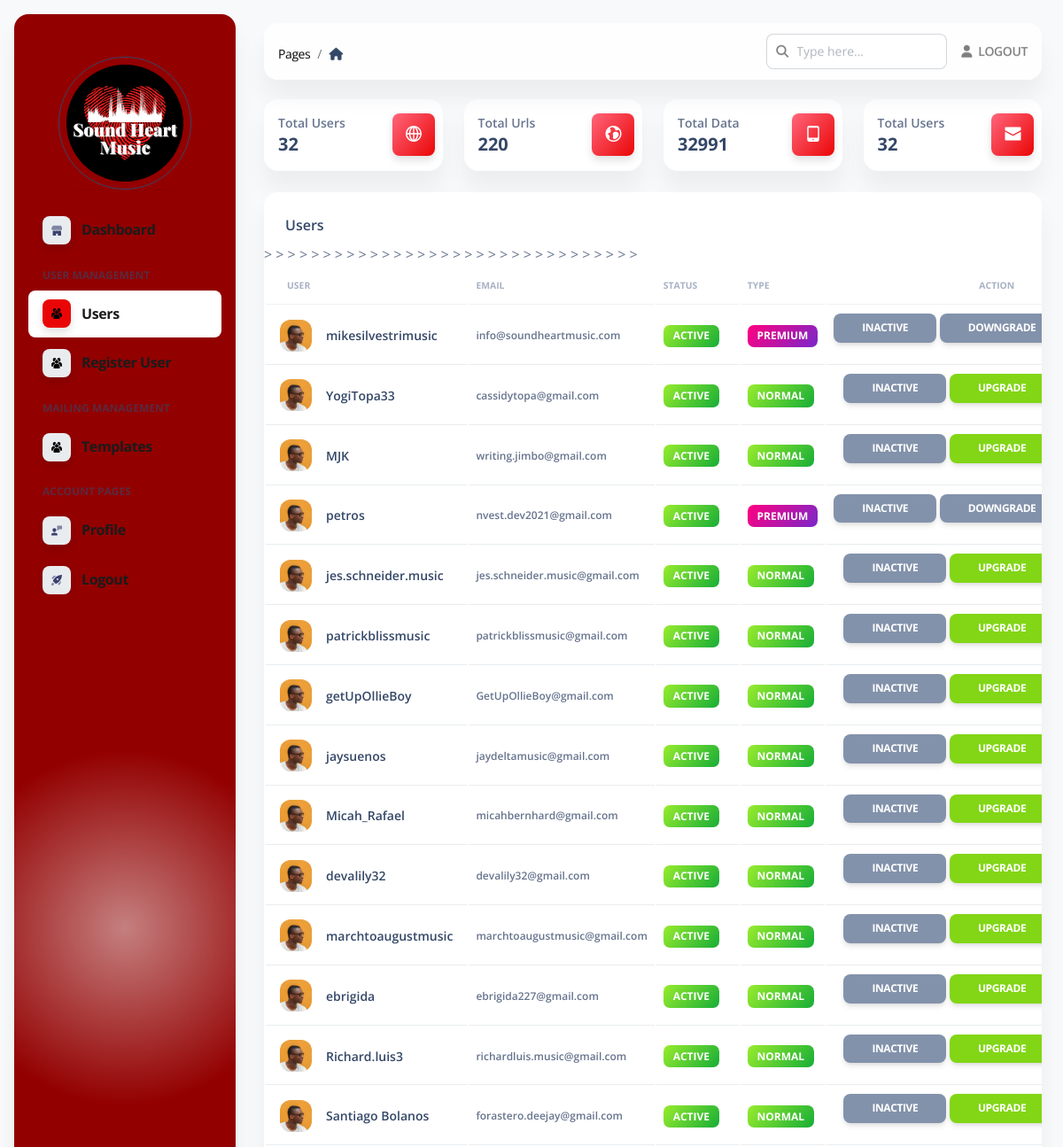
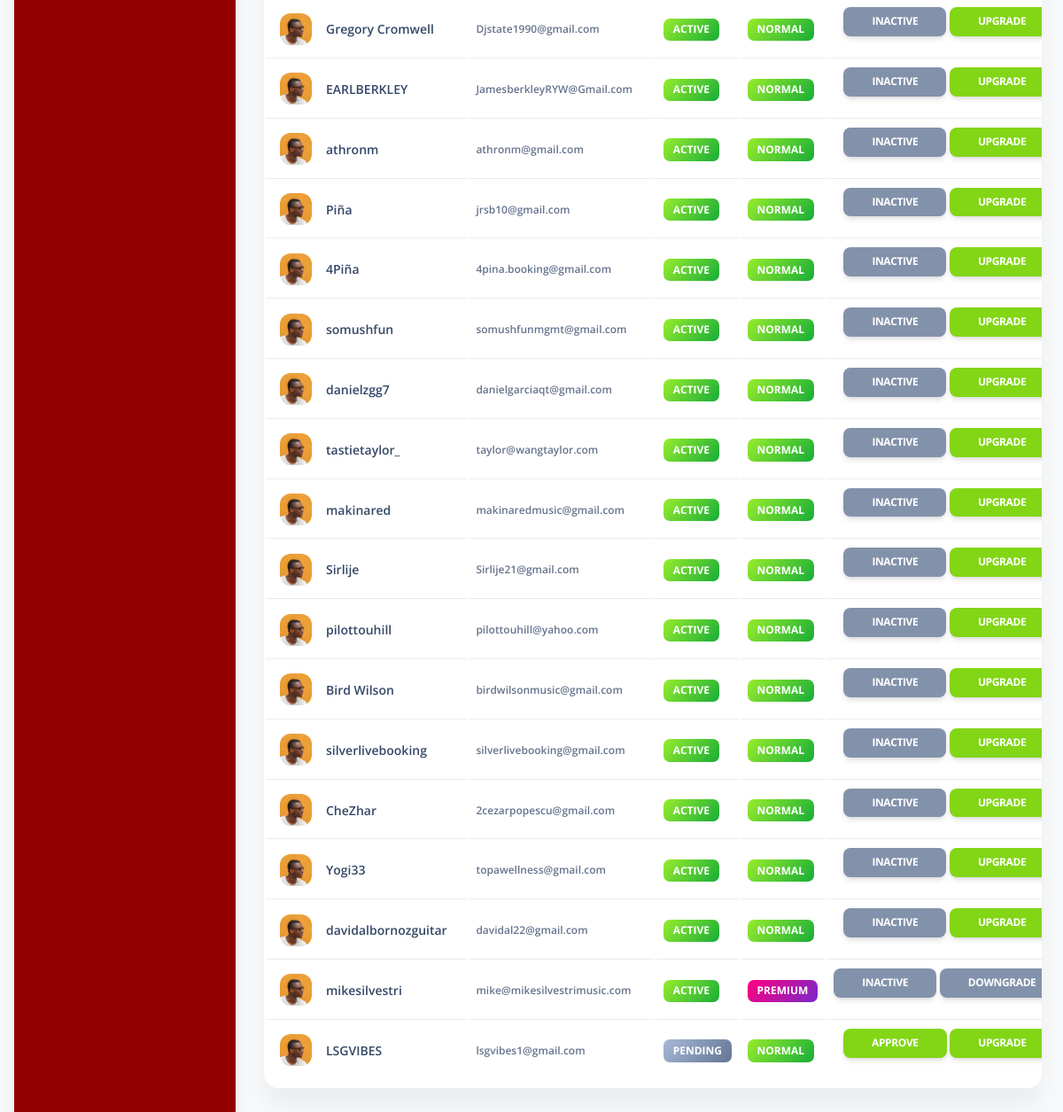
/admin/users (signed in), run on the app's committed database (2 pictures, top to bottom).
### apps/authentication/models.py (models this page shows, shortened)
class Users(db.Model, UserMixin):
    __tablename__ = 'Users'
    id            = db.Column(db.Integer, primary_key=True)
    username      = db.Column(db.String(255), unique=True, nullable=False)
    email         = db.Column(db.String(255), unique=True,  index=True)
    password      = db.Column(db.String(255))
    role          = db.Column(db.String(64), nullable=False, default='user')
    oauth_github  = db.Column(db.String(100), nullable=True)
    nylas_access_token = db.Column(db.String(32))
    api_token     = db.Column(db.String(100))
    api_token_ts  = db.Column(db.Integer)
    state         = db.Column(db.String(10))
    password_reset_token = db.Column(db.String(128))

### apps/home/routes.py (the view)
@blueprint.route('/admin/users', methods=['POST', 'GET'])
@login_required
@role_required('admin')
def admin_users():
    page_data = get_admin_data()
    users = Users.query.filter(Users.role != "admin").all()
    return render_template("home/admin_users.html",
                           segment='users', API_GENERATOR=len(API_GENERATOR),
                           page_data=page_data,
                           users=users
                           )

### apps/templates/home/admin_users.html (shortened to what this page needs)
{% extends 'layouts/admin.html' %}
{% block content %}
    <div class="container-fluid py-4">
        <div class="row">
            <div class="col-xl-3 col-sm-6 mb-xl-0 mb-4">
                <div class="card">
                    <div class="card-body p-3">
                        <div class="row">
                            <div class="col-8">
                                <div class="numbers">
                                    <p class="text-sm mb-0 text-capitalize font-weight-bold">Total Users</p>
                                    <h5 class="font-weight-bolder mb-0">
                                        {{ page_data['total_users'] }}
                                    </h5>
                                </div>
                            </div>
                            <div class="col-4 text-end">
                                <div class="icon icon-shape bg-gradient-danger shadow text-center border-radius-md">
                                    <i class="ni ni-world-2 text-lg opacity-10" aria-hidden="true"></i>
                                </div>
                            </div>
                        </div>
                    </div>
                </div>
            </div>
            <div class="col-xl-3 col-sm-6 mb-xl-0 mb-4">
                <div class="card">
                    <div class="card-body p-3">
                        <div class="row">
                            <div class="col-8">
                                <div class="numbers">
                                    <p class="text-sm mb-0 text-capitalize font-weight-bold">Total Urls</p>
                                    <h5 class="font-weight-bolder mb-0">
                                        {{ page_data['total_filters'] }}
                                    </h5>
                                </div>
                            </div>
                            <div class="col-4 text-end">
                                <div class="icon icon-shape bg-gradient-danger shadow text-center border-radius-md">
                                    <i class="ni ni-world text-lg opacity-10" aria-hidden="true"></i>
                                </div>
                            </div>
                        </div>
                    </div>
                </div>
            </div>
            <div class="col-xl-3 col-sm-6 mb-xl-0 mb-4">
                <div class="card">
                    <div class="card-body p-3">
                        <div class="row">
                            <div class="col-8">
                                <div class="numbers">
                                    <p class="text-sm mb-0 text-capitalize font-weight-bold">Total Data</p>
                                    <h5 class="font-weight-bolder mb-0">
                                        {{ page_data['services'] }}
                                    </h5>
                                </div>
                            </div>
                            <div class="col-4 text-end">
                                <div class="icon icon-shape bg-gradient-danger shadow text-center border-radius-md">
                                    <i class="ni ni-mobile-button text-lg opacity-10" aria-hidden="true"></i>
                                </div>
                            </div>
                        </div>
                    </div>
                </div>
            </div>
            <div class="col-xl-3 col-sm-6">
                <div class="card">
                    <div class="card-body p-3">
                        <div class="row">
                            <div class="col-8">
                                <div class="numbers">
                                    <p class="text-sm mb-0 text-capitalize font-weight-bold">Total Users</p>
                                    <h5 class="font-weight-bolder mb-0">
                                        {{ page_data['total_users'] }}
                                    </h5>
                                </div>
                            </div>
                            <div class="col-4 text-end">
                                <div class="icon icon-shape bg-gradient-danger shadow text-center border-radius-md">
                                    <i class="ni ni-email-83 text-lg opacity-10" aria-hidden="true"></i>
                                </div>
                            </div>
                        </div>
                    </div>
                </div>
            </div>
        </div>
        <div class="row py-4">
            <div class="col-12">
                <div class="card mb-4">
                    <div class="card-header pb-0">
                        <h6>Users</h6>
                    </div>
                    <div class="card-body px-0 pt-0 pb-2">
                        <div class="table-responsive p-0">
                            {% if users %}
                                <table class="table align-items-center mb-0">
                                    <thead>
                                    <tr>
                                        <th class="text-uppercase text-secondary text-xxs font-weight-bolder opacity-7">
                                            User
                                        </th>
                                        <th class="text-uppercase text-secondary text-xxs font-weight-bolder opacity-7 ps-2">
                                            Email
                                        </th>
                                        <th class="text-uppercase text-secondary text-xxs font-weight-bolder opacity-7 ps-2">
                                            Status
                                        </th>
                                        <th class="text-uppercase text-secondary text-xxs font-weight-bolder opacity-7 ps-2">
                                            Type
                                        </th>
                                        <th class="text-center text-uppercase text-secondary text-xxs font-weight-bolder opacity-7">
                                            Action
                                        </th>
                                    </tr>
                                    </thead>
                                    <tbody>
                                    {% for user in users %}
                                        <tr>
                                            <td>
                                                <div class="d-flex px-2 py-1">
                                                    <div>
                                                        <img src="{{ config.ASSETS_ROOT }}/img/team-2.jpg"
                                                             class="avatar avatar-sm me-3" alt="user1">
                                                    </div>
                                                    <div class="d-flex flex-column justify-content-center">
                                                        <h6 class="mb-0 text-sm">{{ user.username }}</h6>
                                                    </div>
                                                </div>
                                            </td>
                                            <td>
                                                <p class="text-xs font-weight-bold mb-0">{{ user.email }}</p>
                                            </td>
                                            <td>
                                                {% if user.state == 'pending' %}
                                                    <span class="badge badge-sm bg-gradient-secondary">Pending</span>
                                                {% else %}
                                                    <span class="badge badge-sm bg-gradient-success">Active</span>
                                                {% endif %}
                                            </td>>
                                            <td>
                                                {% if user.role == 'user' %}
                                                    <span class="badge badge-sm bg-gradient-success">Normal</span>
                                                {% else %}
                                                    <span class="badge badge-sm bg-gradient-primary">Premium</span>
                                                {% endif %}
                                            </td>
                                            <td class="align-middle text-center text-sm">
                                                {% if user.state == 'pending' %}
                                                    <a href="/admin/users/approve/{{ user.id }}" class="btn btn-sm btn-success">Approve</a>
                                                {% else %}
                                                    <a href="/admin/users/inactive/{{ user.id }}" class="btn btn-sm btn-secondary">Inactive</a>
                                                {% endif %}
                                                {% if user.role == 'user' %}
                                                    <a href="/admin/users/upgrade/{{ user.id }}" class="btn btn-sm btn-success ">Upgrade</a>
                                                {% else %}
                                                    <a href="/admin/users/downgrade/{{ user.id }}" class="btn btn-sm btn-secondary">Downgrade</a>
                                                {% endif %}
                                            </td>
                                        </tr>
                                    {% endfor %}
                                    </tbody>
                                </table>
                            {% endif %}
                        </div>
                    </div>
                </div>
            </div>
        </div>
    </div>
{% endblock content %}

### data on the page
Users: username "mikesilvestrimusic", email "info@soundheartmusic.com", state "ACTIVE", role "PREMIUM"
Users: username "YogiTopa33", email "cassidytopa@gmail.com", state "ACTIVE", role "NORMAL"
Users: username "MJK", email "writing.jimbo@gmail.com", state "ACTIVE", role "NORMAL"
Users: username "petros", email "nvest.dev2021@gmail.com", state "ACTIVE", role "PREMIUM"
Users: username "jes.schneider.music", email "jes.schneider.music@gmail.com", state "ACTIVE", role "NORMAL"
Users: username "patrickblissmusic", email "patrickblissmusic@gmail.com", state "ACTIVE", role "NORMAL"
Users: username "getUpOllieBoy", email "GetUpOllieBoy@gmail.com", state "ACTIVE", role "NORMAL"
Users: username "jaysuenos", email "jaydeltamusic@gmail.com", state "ACTIVE", role "NORMAL"
Users: username "Micah_Rafael", email "micahbernhard@gmail.com", state "ACTIVE", role "NORMAL"
Users: username "devalily32", email "devalily32@gmail.com", state "ACTIVE", role "NORMAL"
Users: username "marchtoaugustmusic", email "marchtoaugustmusic@gmail.com", state "ACTIVE", role "NORMAL"
Users: username "ebrigida", email "ebrigida227@gmail.com", state "ACTIVE", role "NORMAL"
Users: username "Richard.luis3", email "richardluis.music@gmail.com", state "ACTIVE", role "NORMAL"
Users: username "Santiago Bolanos", email "forastero.deejay@gmail.com", state "ACTIVE", role "NORMAL"
Users: username "Gregory Cromwell", email "Djstate1990@gmail.com", state "ACTIVE", role "NORMAL"
Users: username "EARLBERKLEY", email "JamesberkleyRYW@Gmail.com", state "ACTIVE", role "NORMAL"
Users: username "athronm", email "athronm@gmail.com", state "ACTIVE", role "NORMAL"
Users: username "Piña", email "jrsb10@gmail.com", state "ACTIVE", role "NORMAL"
Users: username "4Piña", email "4pina.booking@gmail.com", state "ACTIVE", role "NORMAL"
Users: username "somushfun", email "somushfunmgmt@gmail.com", state "ACTIVE", role "NORMAL"
Users: username "danielzgg7", email "danielgarciaqt@gmail.com", state "ACTIVE", role "NORMAL"
Users: username "tastietaylor_", email "taylor@wangtaylor.com", state "ACTIVE", role "NORMAL"
Users: username "makinared", email "makinaredmusic@gmail.com", state "ACTIVE", role "NORMAL"
Users: username "Sirlije", email "Sirlije21@gmail.com", state "ACTIVE", role "NORMAL"
Users: username "pilottouhill", email "pilottouhill@yahoo.com", state "ACTIVE", role "NORMAL"
Users: username "Bird Wilson", email "birdwilsonmusic@gmail.com", state "ACTIVE", role "NORMAL"
Users: username "silverlivebooking", email "silverlivebooking@gmail.com", state "ACTIVE", role "NORMAL"
Users: username "CheZhar", email "2cezarpopescu@gmail.com", state "ACTIVE", role "NORMAL"
Users: username "Yogi33", email "topawellness@gmail.com", state "ACTIVE", role "NORMAL"
Users: username "davidalbornozguitar", email "davidal22@gmail.com", state "ACTIVE", role "NORMAL"
Users: username "mikesilvestri", email "mike@mikesilvestrimusic.com", state "ACTIVE", role "PREMIUM"
Users: username "LSGVIBES", email "lsgvibes1@gmail.com", state "PENDING", role "NORMAL"

### other printed values
{{ page_data['total_users'] }} "32"
{{ page_data['total_filters'] }} "220"
{{ page_data['services'] }} "32991"
